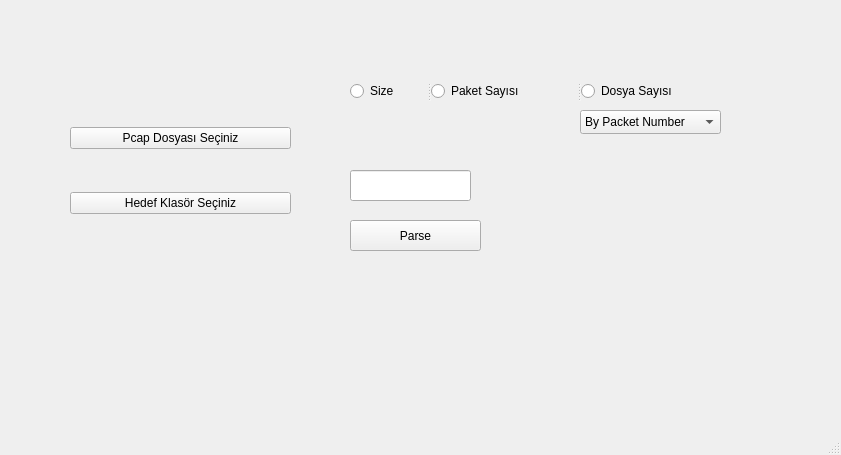
<?xml version="1.0" encoding="UTF-8"?>
<ui version="4.0">
 <class>mainwindow</class>
 <widget class="QMainWindow" name="mainwindow">
  <property name="geometry">
   <rect>
    <x>0</x>
    <y>0</y>
    <width>841</width>
    <height>455</height>
   </rect>
  </property>
  <property name="windowTitle">
   <string>mainwindow</string>
  </property>
  <widget class="QWidget" name="centralwidget">
   <widget class="QLineEdit" name="lineEdit">
    <property name="geometry">
     <rect>
      <x>350</x>
      <y>170</y>
      <width>121</width>
      <height>31</height>
     </rect>
    </property>
   </widget>
   <widget class="QLabel" name="label">
    <property name="geometry">
     <rect>
      <x>500</x>
      <y>150</y>
      <width>331</width>
      <height>51</height>
     </rect>
    </property>
    <property name="text">
     <string/>
    </property>
   </widget>
   <widget class="QPushButton" name="runParse">
    <property name="geometry">
     <rect>
      <x>350</x>
      <y>220</y>
      <width>131</width>
      <height>31</height>
     </rect>
    </property>
    <property name="text">
     <string>Parse</string>
    </property>
   </widget>
   <widget class="QWidget" name="layoutWidget">
    <property name="geometry">
     <rect>
      <x>70</x>
      <y>90</y>
      <width>221</width>
      <height>161</height>
     </rect>
    </property>
    <layout class="QVBoxLayout" name="verticalLayout">
     <item>
      <widget class="QPushButton" name="selectInput">
       <property name="text">
        <string>Pcap Dosyası Seçiniz</string>
       </property>
      </widget>
     </item>
     <item>
      <widget class="QPushButton" name="selectOutput">
       <property name="text">
        <string>Hedef Klasör Seçiniz</string>
       </property>
      </widget>
     </item>
    </layout>
   </widget>
   <widget class="QSplitter" name="splitter">
    <property name="geometry">
     <rect>
      <x>350</x>
      <y>80</y>
      <width>381</width>
      <height>22</height>
     </rect>
    </property>
    <property name="orientation">
     <enum>Qt::Horizontal</enum>
    </property>
    <widget class="QRadioButton" name="radioButton">
     <property name="text">
      <string>Size</string>
     </property>
    </widget>
    <widget class="QRadioButton" name="packetNum">
     <property name="text">
      <string>Paket Sayısı</string>
     </property>
    </widget>
    <widget class="QRadioButton" name="fileNum">
     <property name="text">
      <string>Dosya Sayısı</string>
     </property>
    </widget>
   </widget>
   <widget class="QLabel" name="infoPacket">
    <property name="geometry">
     <rect>
      <x>70</x>
      <y>280</y>
      <width>241</width>
      <height>91</height>
     </rect>
    </property>
    <property name="font">
     <font>
      <pointsize>12</pointsize>
      <italic>true</italic>
      <bold>true</bold>
     </font>
    </property>
    <property name="text">
     <string/>
    </property>
   </widget>
   <widget class="QComboBox" name="comboBox">
    <property name="geometry">
     <rect>
      <x>580</x>
      <y>110</y>
      <width>141</width>
      <height>24</height>
     </rect>
    </property>
    <item>
     <property name="text">
      <string>By Packet Number</string>
     </property>
    </item>
    <item>
     <property name="text">
      <string>By File Size</string>
     </property>
    </item>
   </widget>
  </widget>
  <widget class="QMenuBar" name="menubar">
   <property name="geometry">
    <rect>
     <x>0</x>
     <y>0</y>
     <width>841</width>
     <height>21</height>
    </rect>
   </property>
  </widget>
  <widget class="QStatusBar" name="statusbar"/>
 </widget>
 <resources/>
 <connections/>
</ui>
